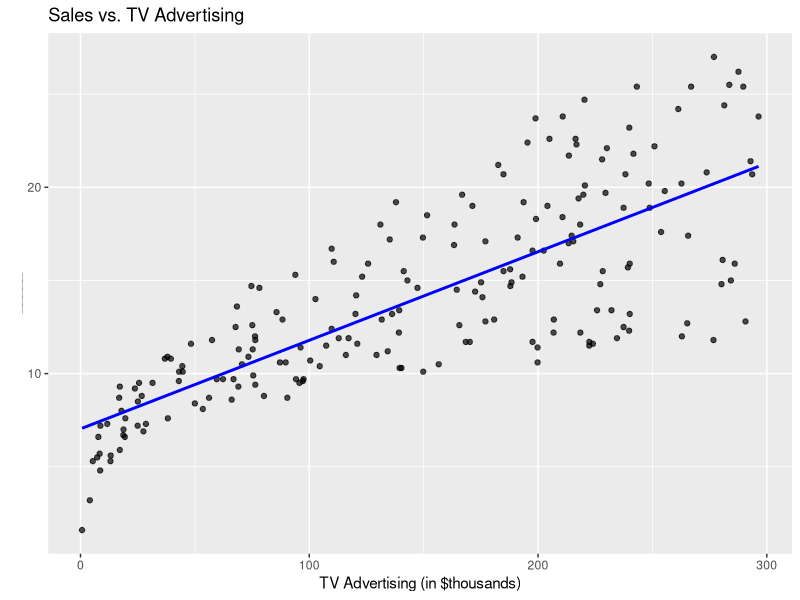
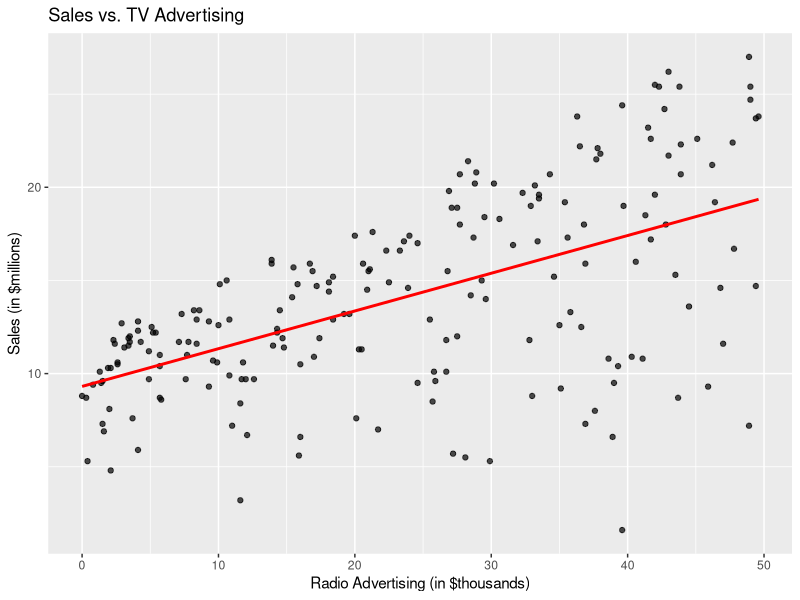
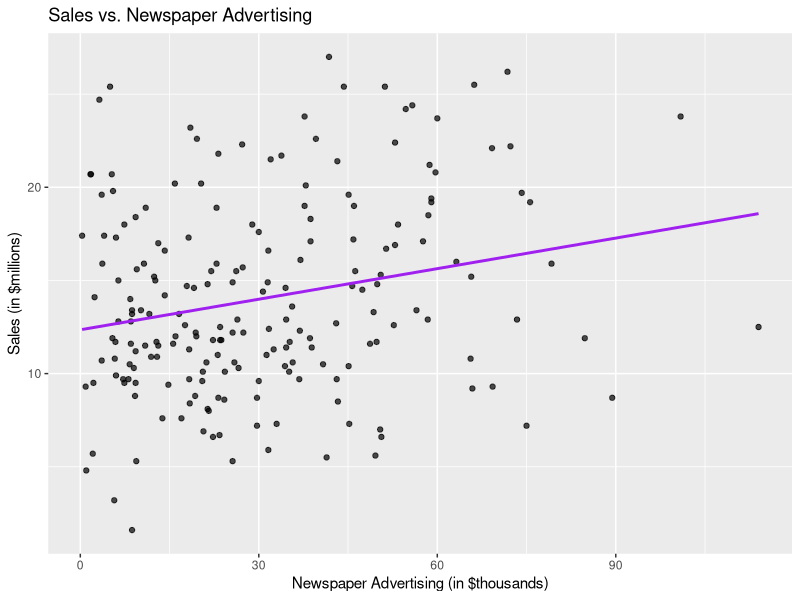

The R script that drew these images, in order:
## ---- chunk 1
library(readr)
library(tidyverse)
library(skimr)
library(broom)
## ---- chunk 2
advertising <- read_csv("data/advertising.csv")
## ---- chunk 3
glimpse(advertising)
## ---- chunk 4
advertising %>% skim()
## ---- chunk 5
advertising %>% 
  cor()
## ---- chunk 6
advertising %>%
  ggplot(mapping = aes(x=tv,y=sales)) + 
  geom_point(alpha=0.7) + 
  geom_smooth(method="lm",se=FALSE,color="blue") + 
  labs(title = "Sales vs. TV Advertising", 
       x= "TV Advertising (in $thousands)", 
       y="_____")
## ---- chunk 7
advertising %>%
  ggplot(mapping = aes(x=radio,y=sales)) + 
  geom_point(alpha=0.7) + 
  geom_smooth(method="lm",se=FALSE,color="red") + 
  labs(title = "Sales vs. TV Advertising", 
       x= "Radio Advertising (in $thousands)", 
       y="Sales (in $millions)")
## ---- chunk 8
advertising %>%
  ggplot(mapping = aes(x=newspaper,y=sales)) + 
  geom_point(alpha=0.7) + 
  geom_smooth(method="lm",se=FALSE,color="purple") + 
  labs(title = "Sales vs. Newspaper Advertising", 
       x= "Newspaper Advertising (in $thousands)", 
       y="Sales (in $millions)")
## ---- chunk 9
ad_model <- lm(sales ~ tv, data=advertising)
ad_model
